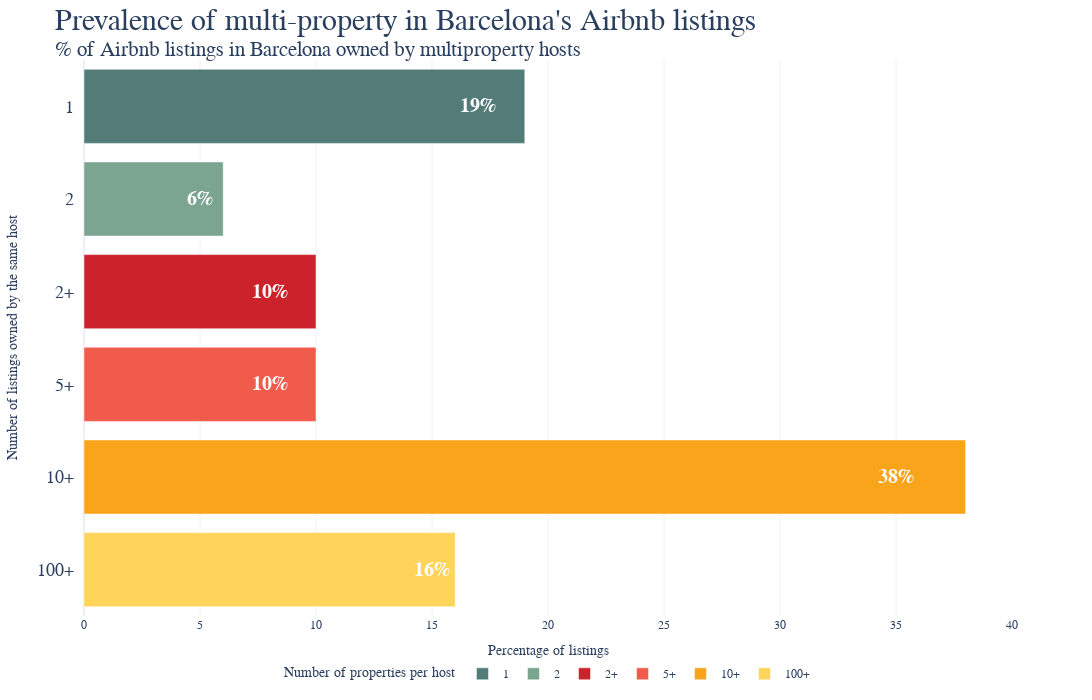

The notebook cell saved with this chart:
### Code cell
import plotly.express as px

palette = ["#537c78","#7ba591","#cc222b","#f15b4c","#faa41b","#ffd45b"]

# text annotation is written manually so as to manually modify the x position
text_annotation = ['19%', '6%', '10%', '10%', '38%', '16%']
text_annotation_xpos = [17, 5, 8, 8, 35, 15]
text_annotation_ypos = [5, 4, 3, 2, 1, 0]
annotations_text = [
    dict(x=x, y=y, text=text_annotation, showarrow=False, font=dict(color='white', weight='bold', size=20))
    for x, y, text_annotation in zip(text_annotation_xpos, text_annotation_ypos, text_annotation)
]

fig = px.bar(graph_data, x='percentage', y='binned_counts', orientation='h', color='binned_counts',
             color_discrete_sequence=palette,
             category_orders={'binned_counts': ['1', '2', '2+', '5+', '10+', '100+']}
        )

fig.update_layout(
    height = 700,
    width = 1100,
    template = 'plotly_white',
    annotations = annotations_text,
    xaxis_title = 'Percentage of listings',
    yaxis_title = 'Number of listings owned by the same host',
    title = dict(text="Prevalence of multi-property in Barcelona's Airbnb listings<br><sup>% of Airbnb listings in Barcelona owned by multiproperty hosts</sup>", font=dict(size=30)),
    font = dict(family="Sans-serif"),
    legend = dict(
        orientation='h',
        x=0.5,
        y=-0.13,
        xanchor='center',
        yanchor='bottom',
        title="Number of properties per host"
    )
)

fig.update_yaxes(anchor='free', shift=-10, tickfont=dict(size=18, weight='normal'))
fig.show()

### Figure 1 — Plotly figure (JSON) as saved in the notebook; plotly's stock layout.template omitted (floating-point values rounded to 4 significant figures)
{"data": [{"alignmentgroup": "True", "hovertemplate": "binned_counts=%{y}<br>percentage=%{x}<extra></extra>", "legendgroup": "1", "marker": {"color": "#537c78", "pattern": {"shape": ""}}, "name": "1", "offsetgroup": "1", "orientation": "h", "showlegend": true, "textposition": "auto", "type": "bar", "x": [19], "xaxis": "x", "y": ["1"], "yaxis": "y"}, {"alignmentgroup": "True", "hovertemplate": "binned_counts=%{y}<br>percentage=%{x}<extra></extra>", "legendgroup": "2", "marker": {"color": "#7ba591", "pattern": {"shape": ""}}, "name": "2", "offsetgroup": "2", "orientation": "h", "showlegend": true, "textposition": "auto", "type": "bar", "x": [6], "xaxis": "x", "y": ["2"], "yaxis": "y"}, {"alignmentgroup": "True", "hovertemplate": "binned_counts=%{y}<br>percentage=%{x}<extra></extra>", "legendgroup": "2+", "marker": {"color": "#cc222b", "pattern": {"shape": ""}}, "name": "2+", "offsetgroup": "2+", "orientation": "h", "showlegend": true, "textposition": "auto", "type": "bar", "x": [10], "xaxis": "x", "y": ["2+"], "yaxis": "y"}, {"alignmentgroup": "True", "hovertemplate": "binned_counts=%{y}<br>percentage=%{x}<extra></extra>", "legendgroup": "5+", "marker": {"color": "#f15b4c", "pattern": {"shape": ""}}, "name": "5+", "offsetgroup": "5+", "orientation": "h", "showlegend": true, "textposition": "auto", "type": "bar", "x": [10], "xaxis": "x", "y": ["5+"], "yaxis": "y"}, {"alignmentgroup": "True", "hovertemplate": "binned_counts=%{y}<br>percentage=%{x}<extra></extra>", "legendgroup": "10+", "marker": {"color": "#faa41b", "pattern": {"shape": ""}}, "name": "10+", "offsetgroup": "10+", "orientation": "h", "showlegend": true, "textposition": "auto", "type": "bar", "x": [38], "xaxis": "x", "y": ["10+"], "yaxis": "y"}, {"alignmentgroup": "True", "hovertemplate": "binned_counts=%{y}<br>percentage=%{x}<extra></extra>", "legendgroup": "100+", "marker": {"color": "#ffd45b", "pattern": {"shape": ""}}, "name": "100+", "offsetgroup": "100+", "orientation": "h", "showlegend": true, "textposition": "auto", "type": "bar", "x": [16], "xaxis": "x", "y": ["100+"], "yaxis": "y"}], "layout": {"annotations": [{"font": {"color": "white", "size": 20, "weight": "bold"}, "showarrow": false, "text": "19%", "x": 17, "y": 5}, {"font": {"color": "white", "size": 20, "weight": "bold"}, "showarrow": false, "text": "6%", "x": 5, "y": 4}, {"font": {"color": "white", "size": 20, "weight": "bold"}, "showarrow": false, "text": "10%", "x": 8, "y": 3}, {"font": {"color": "white", "size": 20, "weight": "bold"}, "showarrow": false, "text": "10%", "x": 8, "y": 2}, {"font": {"color": "white", "size": 20, "weight": "bold"}, "showarrow": false, "text": "38%", "x": 35, "y": 1}, {"font": {"color": "white", "size": 20, "weight": "bold"}, "showarrow": false, "text": "16%", "x": 15, "y": 0}], "barmode": "relative", "font": {"family": "Sans-serif"}, "height": 700, "legend": {"orientation": "h", "title": {"text": "Number of properties per host"}, "tracegroupgap": 0, "x": 0.5, "xanchor": "center", "y": -0.13, "yanchor": "bottom"}, "margin": {"t": 60}, "title": {"font": {"size": 30}, "text": "Prevalence of multi-property in Barcelona's Airbnb listings<br><sup>% of Airbnb listings in Barcelona owned by multiproperty hosts</sup>"}, "width": 1100, "xaxis": {"anchor": "y", "domain": [0, 1], "title": {"text": "Percentage of listings"}}, "yaxis": {"anchor": "free", "categoryarray": ["100+", "10+", "5+", "2+", "2", "1"], "categoryorder": "array", "domain": [0, 1], "shift": -10, "tickfont": {"size": 18, "weight": "normal"}, "title": {"text": "Number of listings owned by the same host"}}}}
